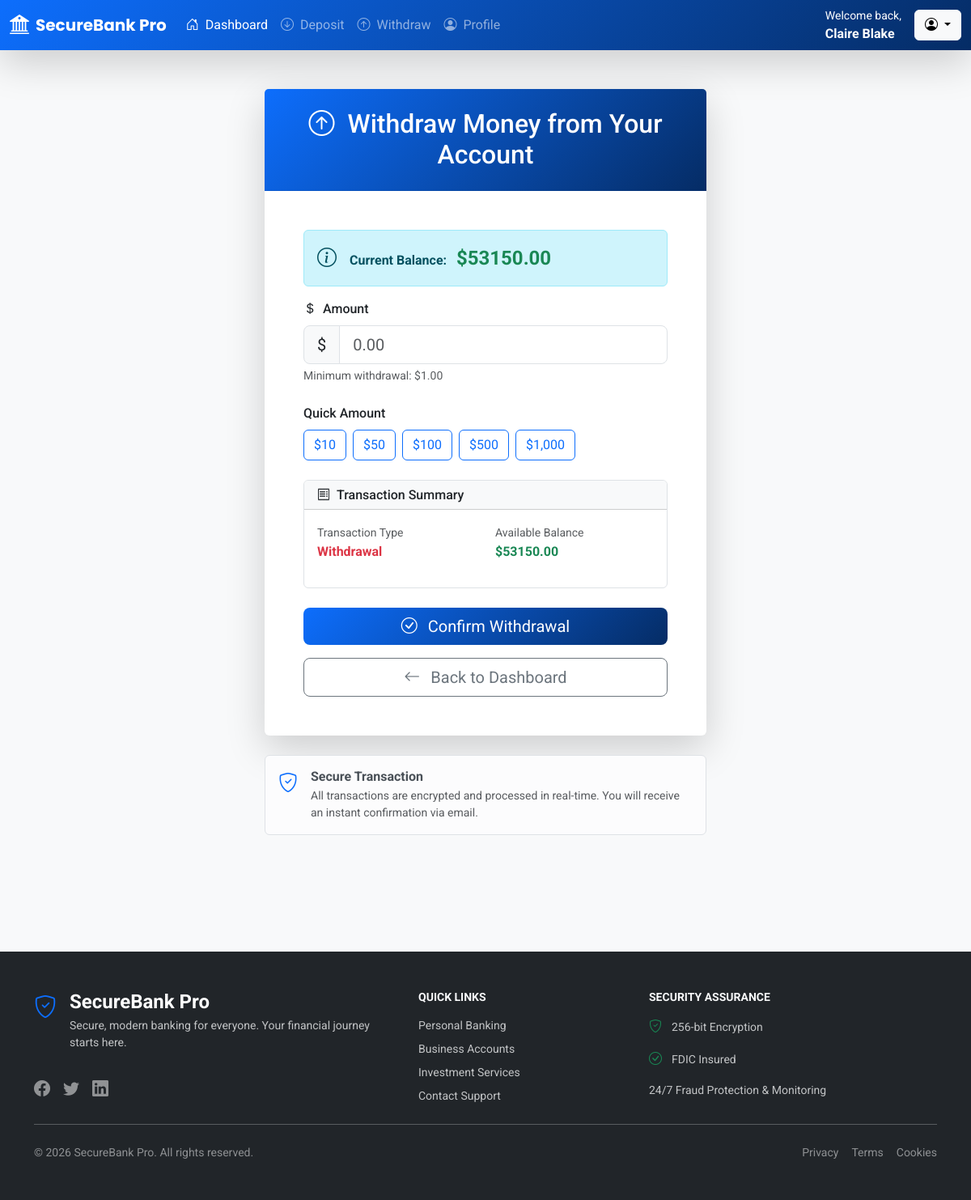
The app's page /transactions/withdraw/ (signed in) with its own data.
### accounts/models.py (models this page shows, shortened)
class User(AbstractUser):
    username = None
    email = models.EmailField(unique=True, null=False, blank=False)
    objects = UserManager()
    USERNAME_FIELD = 'email'
    REQUIRED_FIELDS = []

class UserBankAccount(models.Model):
    user = models.OneToOneField(
        User,
        related_name='account',
        on_delete=models.CASCADE,
    )
    account_type = models.ForeignKey(
        BankAccountType,
        related_name='accounts',
        on_delete=models.CASCADE
    )
    account_no = models.PositiveIntegerField(unique=True, editable=False)
    gender = models.CharField(max_length=1, choices=GENDER_CHOICE)
    birth_date = models.DateField(null=True, blank=True)
    balance = models.DecimalField(
        default=0,
        max_digits=12,
        decimal_places=2
    )
    interest_start_date = models.DateField(
        null=True, blank=True,
        help_text=(
            'The month number that interest calculation will start from'
        )
    )
    initial_deposit_date = models.DateField(null=True, blank=True)

### transactions/views.py (the view, shortened to what this page needs)
# urls.py: path("withdraw/", WithdrawMoneyView.as_view(), name="withdraw_money"),
class WithdrawMoneyView(TransactionCreateMixin):
    form_class = WithdrawForm
    title = 'Withdraw Money from Your Account'
    def get_initial(self):
        initial = {'transaction_type': WITHDRAWAL}
        return initial

### transactions/forms.py
class WithdrawForm(TransactionForm):
    def clean_amount(self):
        account = self.account
        min_withdraw_amount = settings.MINIMUM_WITHDRAWAL_AMOUNT
        max_withdraw_amount = (
            account.account_type.maximum_withdrawal_amount
        )
        balance = account.balance
        amount = self.cleaned_data.get('amount')
        if amount < min_withdraw_amount:
            raise forms.ValidationError(
                f'You can withdraw at least {min_withdraw_amount} $'
            )
        if amount > max_withdraw_amount:
            raise forms.ValidationError(
                f'You can withdraw at most {max_withdraw_amount} $'
            )
        if amount > balance:
            raise forms.ValidationError(
                f'You have {balance} $ in your account. '
                'You can not withdraw more than your account balance'
            )
        return amount

### accounts/context_processors.py (called while the page is built)
def disable_admin_sidebar(request):
    return {}

### transactions/views.py (called while the page is built)
    def dispatch(self, request, *args, **kwargs):
        if not hasattr(request.user, 'account'):
            messages.warning(request, 'You do not have a bank account. Please create one to perform transactions.')
            return redirect('accounts:profile_edit')
        return super().dispatch(request, *args, **kwargs)

    def get_form_kwargs(self):
        kwargs = super().get_form_kwargs()
        kwargs.update({
            'account': self.request.user.account
        })
        return kwargs

    def get_context_data(self, **kwargs):
        context = super().get_context_data(**kwargs)
        context.update({
            'title': self.title,
            'account': self.request.user.account,
        })
        return context

### templates/transactions/transaction_form.html (shortened to what this page needs)
{% extends 'core/base.html' %}
{% block content %}
<div class="container py-5">
    <div class="row justify-content-center">
        <div class="col-lg-6">
            <div class="card border-0 shadow-lg card-hover">
                <div class="card-header bank-gradient text-white py-4">
                    <h2 class="mb-0 text-center">
                        {% if 'deposit' in request.path %}
                        <i class="bi bi-arrow-down-circle me-2"></i>
                        {% elif 'withdraw' in request.path %}
                        <i class="bi bi-arrow-up-circle me-2"></i>
                        {% endif %}
                        {{ title }}
                    </h2>
                </div>
                <div class="card-body p-5">
                    {% if account %}
                    <div class="alert alert-info">
                        <div class="d-flex align-items-center">
                            <i class="bi bi-info-circle fs-4 me-3"></i>
                            <div>
                                <strong>Current Balance:</strong>
                                <span class="fs-4 fw-bold text-success ms-2">${{ account.balance|floatformat:2 }}</span>
                            </div>
                        </div>
                    </div>
                    {% endif %}
                    <form method="post" class="needs-validation" novalidate>
                        <div class="mb-4">
                            <label class="form-label fw-medium">
                                <i class="bi bi-currency-dollar me-1"></i> Amount
                            </label>
                            <div class="input-group input-group-lg">
                                <span class="input-group-text">$</span>
                                <input type="number"
                                       name="amount"
                                       id="amount"
                                       class="form-control form-control-lg"
                                       placeholder="0.00"
                                       step="0.01"
                                       min="0.01"
                                       required>
                            </div>
                            <div class="form-text">
                                {% if 'deposit' in request.path %}
                                Minimum deposit: $1.00
                                {% elif 'withdraw' in request.path %}
                                Minimum withdrawal: $1.00
                                {% endif %}
                            </div>
                        </div>
                        <div class="mb-4">
                            <label class="form-label fw-medium">Quick Amount</label>
                            <div class="d-flex flex-wrap gap-2">
                                <button type="button" class="btn btn-outline-primary quick-amount" data-amount="10">$10</button>
                                <button type="button" class="btn btn-outline-primary quick-amount" data-amount="50">$50</button>
                                <button type="button" class="btn btn-outline-primary quick-amount" data-amount="100">$100</button>
                                <button type="button" class="btn btn-outline-primary quick-amount" data-amount="500">$500</button>
                                <button type="button" class="btn btn-outline-primary quick-amount" data-amount="1000">$1,000</button>
                            </div>
                        </div>
                        <div class="card border mb-4">
                            <div class="card-header bg-light">
                                <h6 class="mb-0"><i class="bi bi-receipt me-2"></i>Transaction Summary</h6>
                            </div>
                            <div class="card-body">
                                <div class="row">
                                    <div class="col-6">
                                        <small class="text-muted">Transaction Type</small>
                                        <p class="fw-bold">
                                            {% if 'deposit' in request.path %}
                                            <span class="text-success">Deposit</span>
                                            {% elif 'withdraw' in request.path %}
                                            <span class="text-danger">Withdrawal</span>
                                            {% endif %}
                                        </p>
                                    </div>
                                    <div class="col-6">
                                        <small class="text-muted">Available Balance</small>
                                        <p class="fw-bold text-success">${{ account.balance|floatformat:2 }}</p>
                                    </div>
                                </div>
                            </div>
                        </div>
                        <div class="d-grid gap-3">
                            <button type="submit" class="btn btn-primary btn-lg">
                                {% if 'deposit' in request.path %}
                                <i class="bi bi-check-circle me-2"></i> Confirm Deposit
                                {% elif 'withdraw' in request.path %}
                                <i class="bi bi-check-circle me-2"></i> Confirm Withdrawal
                                {% endif %}
                            </button>
                            <a href="{% url 'transactions:transaction_report' %}" class="btn btn-outline-secondary btn-lg">
                                <i class="bi bi-arrow-left me-2"></i> Back to Dashboard
                            </a>
                        </div>
                    </form>
                </div>
            </div>
            <div class="alert alert-light border mt-4">
                <div class="d-flex">
                    <i class="bi bi-shield-check text-primary fs-4 me-3"></i>
                    <div>
                        <h6 class="fw-bold mb-1">Secure Transaction</h6>
                        <p class="small text-muted mb-0">
                            All transactions are encrypted and processed in real-time.
                            You will receive an instant confirmation via email.
                        </p>
                    </div>
                </div>
            </div>
        </div>
    </div>
</div>
{% endblock %}

### templates/core/navbar.html (shortened to what this page needs)
<nav class="navbar navbar-expand-lg navbar-dark bank-gradient shadow-lg">
    <div class="container-fluid">
        <a class="navbar-brand d-flex align-items-center" href="{% url 'transactions:transaction_report' %}">
            <i class="bi bi-bank2 me-2 fs-4"></i>
            <span class="fw-bold">SecureBank Pro</span>
        </a>
        <div class="collapse navbar-collapse" id="navbarMain">
            {% if request.user.is_authenticated %}
            <ul class="navbar-nav me-auto mb-2 mb-lg-0">
                <li class="nav-item">
                    <a class="nav-link active" href="{% url 'transactions:transaction_report' %}">
                        <i class="bi bi-house-door me-1"></i> Dashboard
                    </a>
                </li>
                <li class="nav-item">
                    <a class="nav-link" href="{% url 'transactions:deposit_money' %}">
                        <i class="bi bi-arrow-down-circle me-1"></i> Deposit
                    </a>
                </li>
                <li class="nav-item">
                    <a class="nav-link" href="{% url 'transactions:withdraw_money' %}">
                        <i class="bi bi-arrow-up-circle me-1"></i> Withdraw
                    </a>
                </li>
                <li class="nav-item">
                    <a class="nav-link" href="{% url 'accounts:profile' %}">
                        <i class="bi bi-person-circle me-1"></i> Profile
                    </a>
                </li>
            </ul>
            <div class="d-flex align-items-center">
                <div class="text-white me-3">
                    <small class="d-block">Welcome back,</small>
                    <strong>{{ request.user.first_name }} {{ request.user.last_name }}</strong>
                </div>
                <div class="dropdown">
                    <button class="btn btn-light dropdown-toggle" type="button" data-bs-toggle="dropdown">
                        <i class="bi bi-person-circle"></i>
                    </button>
                </div>
            </div>
            {% endif %}
        </div>
    </div>
</nav>

### templates/core/base.html (style rules this page uses)
:root { --primary-color: #0d6efd; --secondary-color: #6c757d; --success-color: #198754; --dark-blue: #052c65; --light-blue: #cfe2ff; --gradient-primary: linear-gradient(135deg, #0d6efd 0%, #052c65 100%); }
body { font-family: 'Roboto', sans-serif; background-color: #f8f9fa; background-repeat: repeat; min-height: 100vh; display: flex; flex-direction: column; }
.navbar-brand { font-family: 'Poppins', sans-serif; font-weight: 700; }
.bank-gradient { background: var(--gradient-primary); }
.btn-primary { background: var(--gradient-primary); border: none; }

### records on screen
User: user.first_name "Claire", user.last_name "Blake"
UserBankAccount: balance "53150.00"

### other values on screen
{{ title }} "Withdraw Money from Your Account"
